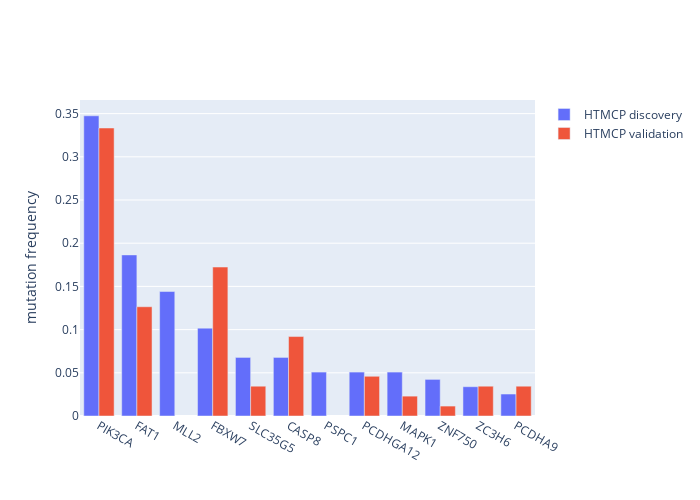

The cell this chart's notebook holds for it:
### Code cell
### plotly grouped barplot
f = '/projects/trans_scratch/validations/workspace/szong/development/genomics_data_analysis/visualization/gene_frequency.txt'
df = pd.read_csv(f)

trace1 = go.Bar(x=df.gene,
                y=df.mutation_frequency_x,
                name='HTMCP discovery')
trace2 = go.Bar(x=df.gene,
                y=df.mutation_frequency_y,
                name='HTMCP validation')

data = [trace1, trace2]
layout = go.Layout(barmode='group',
                   width=700,
                   height=500,
                  yaxis=dict(type='-', title='mutation frequency'),
                  xaxis=dict(title=''))

fig = go.Figure(data=data, layout=layout)

iplot(fig, filename='xxx.png')

### Figure 1 — Plotly figure (JSON) as saved in the notebook; plotly's stock layout.template omitted (floating-point values rounded to 4 significant figures)
{"data": [{"name": "HTMCP discovery", "type": "bar", "x": ["PIK3CA", "FAT1", "MLL2", "FBXW7", "SLC35G5", "CASP8", "PSPC1", "PCDHGA12", "MAPK1", "ZNF750", "ZC3H6", "PCDHA9"], "y": [0.3475, 0.1864, 0.1441, 0.1017, 0.0678, 0.0678, 0.05085, 0.05085, 0.05085, 0.04237, 0.0339, 0.02542]}, {"name": "HTMCP validation", "type": "bar", "x": ["PIK3CA", "FAT1", "MLL2", "FBXW7", "SLC35G5", "CASP8", "PSPC1", "PCDHGA12", "MAPK1", "ZNF750", "ZC3H6", "PCDHA9"], "y": [0.3333, 0.1264, null, 0.1724, 0.03448, 0.09195, null, 0.04598, 0.02299, 0.01149, 0.03448, 0.03448]}], "layout": {"barmode": "group", "height": 500, "width": 700, "xaxis": {"title": {"text": ""}}, "yaxis": {"title": {"text": "mutation frequency"}, "type": "-"}}}
